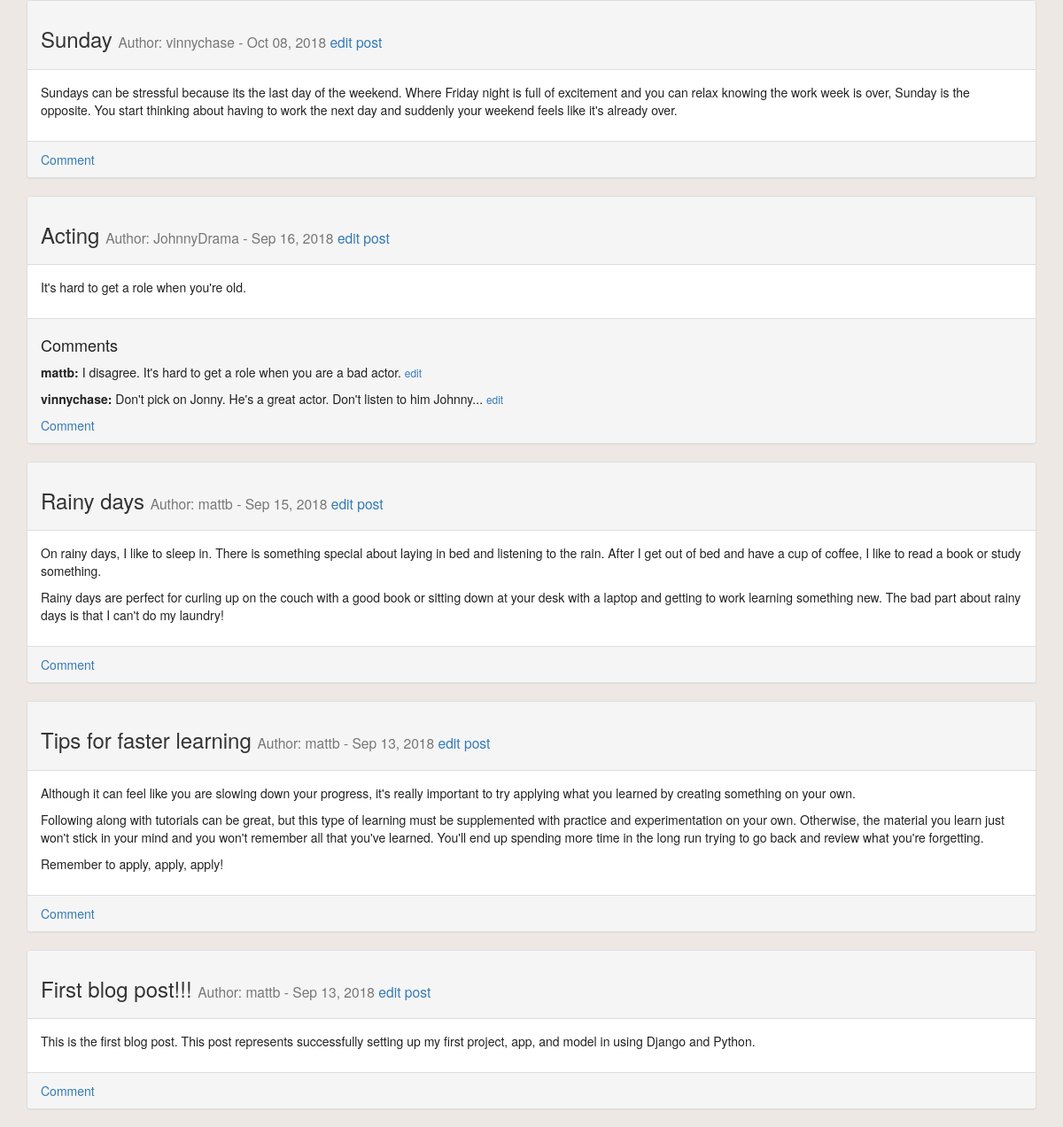
The app's page / (lower part), older data.
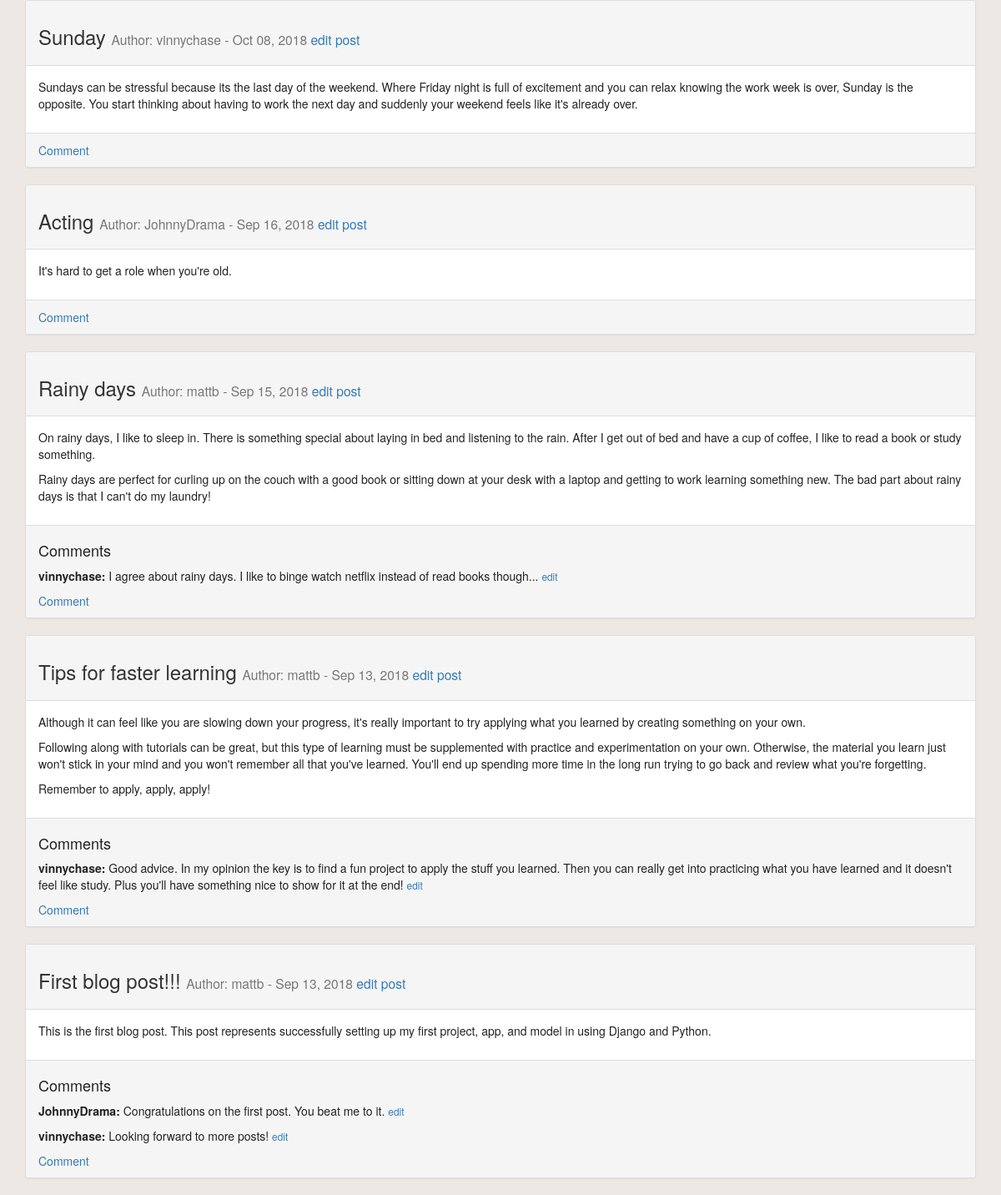
The same page, newer data.
### blog/models.py (models this page shows)
class Post(models.Model):
	title = models.CharField(max_length=255)
	content = models.TextField()
	posted_on = models.DateTimeField(auto_now_add=True)
	author = models.ForeignKey(User, on_delete=models.CASCADE)
	private = models.BooleanField(default=False)
	def __str__(self):
		return self.title

class Comment(models.Model):
	content = models.TextField()
	posted_on = models.DateTimeField(auto_now_add=True)
	author = models.ForeignKey(User, on_delete=models.CASCADE)
	post = models.ForeignKey('Post', on_delete=models.CASCADE, related_name='comments')
	def __str__(self):
		return self.content

### blog/views.py (the view)
# urls.py: path('', views.index, name='index'),
def index(request):
	if request.user.is_authenticated:
		posts = Post.objects.order_by('-posted_on')
	else:
		posts = Post.objects.filter(private=False).order_by('-posted_on')
	context = {'posts': posts}
	return render(request, 'blog/index.html', context)

### blog/templates/blog/index.html (shortened to what this page needs)
{% extends "blog/base.html" %}
{% block content %}
  {% for post in posts %}
    <div class="panel panel-default">
	  <div class="panel-heading">
		<h3>
		  {{ post }}
		  <small>
			Author: {{ post.author }} - {{ post.posted_on|date:'M d, Y' }} <a href="{% url 'blog:edit_post' post.id %}">edit post</a>
		  </small>
		</h3>
	  </div>
	  <div class="panel-body">
	    {{ post.content|linebreaks }}
	  </div>
	  <div class="panel-footer">
	  {% if post.comments.count > 0 %}
		<h4>Comments</h4>
	    {% for comment in post.comments.all %}
		  <p>
			<strong>{{ comment.author }}:</strong> {{ comment }}
			<small><a href="{% url 'blog:edit_comment' comment.id %}">edit</a></small>
		  </p>
	    {% endfor %}
	  {% endif %}
	  <a href="{% url 'blog:new_comment' post.id %}">Comment</a>
 	  </div>
   </div>
  {% empty %}
	There are no entries for this topic yet.
  {% endfor %}
{% endblock content %}

### blog/templates/blog/base.html (shortened to what this page needs)
{% load bootstrap3 %}
<!DOCTYPE html>
<html lang="en">
  <head>
	{% bootstrap_css %}
	{% load static %}
	<link rel="stylesheet" type="text/css" href="{% static 'blog/styles.css' %}">
  </head>
  <body>
    <div class="container">
	  <div>
	    {% block content %}{% endblock content %}
	  </div>
  </div>
  </body>
</html>

### blog/static/blog/styles.css (style rules this page uses)
body { color: #222; background-color: #EEE8E5; }
.panel-heading, panel-body { border-color: #222; }

Row changes from the older to the newer data that the page shows:
removed Comment: author "mattb", content "I disagree. It's hard to get a role when you are a bad actor.", shown under Post "Acting"
changed Post "Acting": loses Comment (author "vinnychase", content "Don't pick on Jonny. He's a great actor. Don't listen to him Johnny..."); no longer shows "Comments"
shown differently, row unchanged: Post "Rainy days": now shows "Comments"
added Comment: author "vinnychase", content "I agree about rainy days. I like to binge watch netflix instead of read books though...", shown under Post "Rainy days"
changed Post "Tips for faster learning": gains Comment (author "vinnychase", content "Good advice. In my opinion the key is to find a fun project to apply the stuff you learned. Then you can really get into practicing what you have learned and it doesn't feel like study. Plus you'll have something nice to show for it at the end!"); now shows "Comments"
changed Post "First blog post!!!": gains Comment (author "JohnnyDrama", content "Congratulations on the first post. You beat me to it."); gains Comment (author "vinnychase", content "Looking forward to more posts!"); now shows "Comments"
